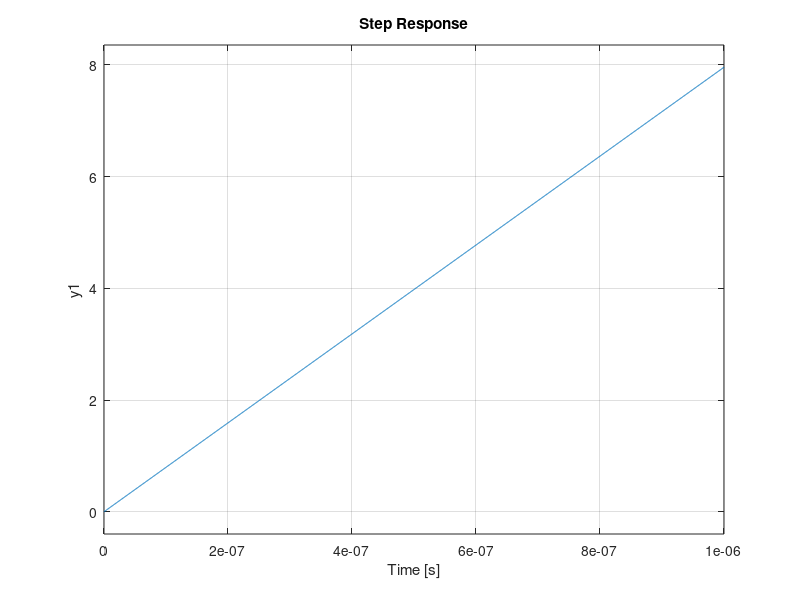

The MATLAB source for this figure:
Ip=10^-3;
Kpd=Ip/(2*pi);
Kvcdl=5;
R=10000;
C=10^(-10);
Hclosed=tf([Kpd*Kvcdl/C],[1 Kpd*Kvcdl/C]);
#bode(Hclosed);
Hopen=tf([Kpd*Kvcdl/C],[1 0]);
#bode(Hopen);
step(Hopen,.000001);
#ramp(Hclosed,1);
hold on;
t=0:0.01:1;
#plot(t,t,"r");
hold off;